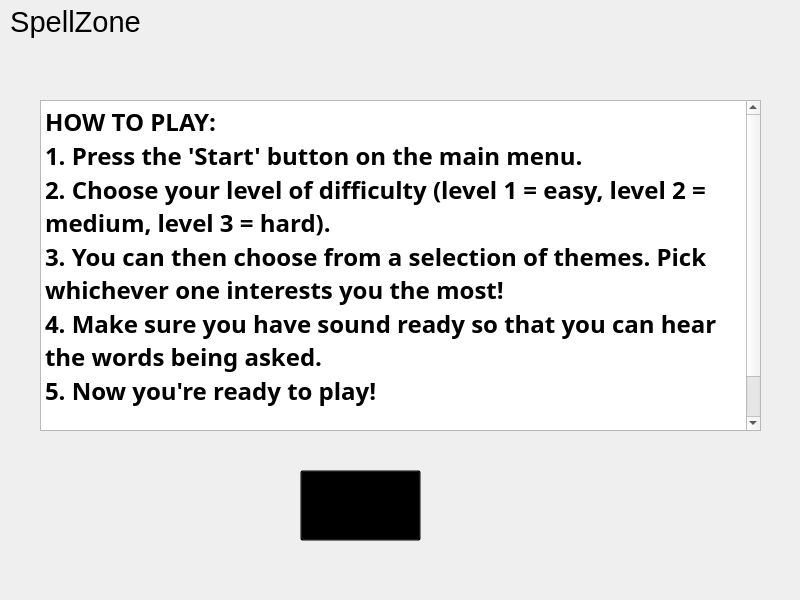
<?xml version="1.0" encoding="UTF-8"?>
<ui version="4.0">
 <class>helpWindow</class>
 <widget class="QWidget" name="helpWindow">
  <property name="geometry">
   <rect>
    <x>0</x>
    <y>0</y>
    <width>800</width>
    <height>600</height>
   </rect>
  </property>
  <property name="minimumSize">
   <size>
    <width>800</width>
    <height>600</height>
   </size>
  </property>
  <property name="maximumSize">
   <size>
    <width>800</width>
    <height>600</height>
   </size>
  </property>
  <property name="windowTitle">
   <string>Form</string>
  </property>
  <property name="styleSheet">
   <string notr="true">background-image: url(:/allStuff/colourful.jpg);</string>
  </property>
  <widget class="QTextEdit" name="helpSpellZone">
   <property name="geometry">
    <rect>
     <x>40</x>
     <y>100</y>
     <width>721</width>
     <height>331</height>
    </rect>
   </property>
   <property name="font">
    <font>
     <family>Modern No. 20</family>
     <weight>50</weight>
     <italic>false</italic>
     <bold>false</bold>
     <underline>false</underline>
     <strikeout>false</strikeout>
    </font>
   </property>
   <property name="html">
    <string>&lt;!DOCTYPE HTML PUBLIC &quot;-//W3C//DTD HTML 4.0//EN&quot; &quot;http://www.w3.org/TR/REC-html40/strict.dtd&quot;&gt;
&lt;html&gt;&lt;head&gt;&lt;meta name=&quot;qrichtext&quot; content=&quot;1&quot; /&gt;&lt;style type=&quot;text/css&quot;&gt;
p, li { white-space: pre-wrap; }
&lt;/style&gt;&lt;/head&gt;&lt;body style=&quot; font-family:'Modern No. 20'; font-size:8.25pt; font-weight:400; font-style:normal;&quot;&gt;
&lt;p style=&quot; margin-top:0px; margin-bottom:0px; margin-left:0px; margin-right:0px; -qt-block-indent:0; text-indent:0px;&quot;&gt;&lt;span style=&quot; font-family:'MS Shell Dlg 2'; font-size:18pt; font-weight:600;&quot;&gt;HOW TO PLAY:&lt;/span&gt;&lt;/p&gt;
&lt;p style=&quot; margin-top:0px; margin-bottom:0px; margin-left:0px; margin-right:0px; -qt-block-indent:0; text-indent:0px;&quot;&gt;&lt;span style=&quot; font-family:'MS Shell Dlg 2'; font-size:18pt; font-weight:600;&quot;&gt;1. Press the 'Start' button on the main menu.&lt;/span&gt;&lt;/p&gt;
&lt;p style=&quot; margin-top:0px; margin-bottom:0px; margin-left:0px; margin-right:0px; -qt-block-indent:0; text-indent:0px;&quot;&gt;&lt;span style=&quot; font-family:'MS Shell Dlg 2'; font-size:18pt; font-weight:600;&quot;&gt;2. Choose your level of difficulty (level 1 = easy, level 2 = medium, level 3 = hard).&lt;/span&gt;&lt;/p&gt;
&lt;p style=&quot; margin-top:0px; margin-bottom:0px; margin-left:0px; margin-right:0px; -qt-block-indent:0; text-indent:0px;&quot;&gt;&lt;span style=&quot; font-family:'MS Shell Dlg 2'; font-size:18pt; font-weight:600;&quot;&gt;3. You can then choose from a selection of themes. Pick whichever one interests you the most!&lt;/span&gt;&lt;/p&gt;
&lt;p style=&quot; margin-top:0px; margin-bottom:0px; margin-left:0px; margin-right:0px; -qt-block-indent:0; text-indent:0px;&quot;&gt;&lt;span style=&quot; font-family:'MS Shell Dlg 2'; font-size:18pt; font-weight:600;&quot;&gt;4. Make sure you have sound ready so that you can hear the words being asked.&lt;/span&gt;&lt;/p&gt;
&lt;p style=&quot; margin-top:0px; margin-bottom:0px; margin-left:0px; margin-right:0px; -qt-block-indent:0; text-indent:0px;&quot;&gt;&lt;span style=&quot; font-family:'MS Shell Dlg 2'; font-size:18pt; font-weight:600;&quot;&gt;5. Now you're ready to play!&lt;/span&gt;&lt;/p&gt;
&lt;p style=&quot;-qt-paragraph-type:empty; margin-top:0px; margin-bottom:0px; margin-left:0px; margin-right:0px; -qt-block-indent:0; text-indent:0px; font-family:'MS Shell Dlg 2'; font-size:18pt; font-weight:600;&quot;&gt;&lt;br /&gt;&lt;/p&gt;
&lt;p style=&quot; margin-top:0px; margin-bottom:0px; margin-left:0px; margin-right:0px; -qt-block-indent:0; text-indent:0px;&quot;&gt;&lt;span style=&quot; font-family:'MS Shell Dlg 2'; font-size:18pt; font-weight:600;&quot;&gt;Press 'back' at any time if you wish to start over.&lt;/span&gt;&lt;/p&gt;&lt;/body&gt;&lt;/html&gt;</string>
   </property>
   <property name="textInteractionFlags">
    <set>Qt::TextSelectableByMouse</set>
   </property>
  </widget>
  <widget class="QPushButton" name="backButtonHelp">
   <property name="geometry">
    <rect>
     <x>300</x>
     <y>470</y>
     <width>121</width>
     <height>71</height>
    </rect>
   </property>
   <property name="palette">
    <palette>
     <active>
      <colorrole role="Button">
       <brush brushstyle="SolidPattern">
        <color alpha="0">
         <red>0</red>
         <green>0</green>
         <blue>0</blue>
        </color>
       </brush>
      </colorrole>
      <colorrole role="ButtonText">
       <brush brushstyle="SolidPattern">
        <color alpha="255">
         <red>0</red>
         <green>0</green>
         <blue>0</blue>
        </color>
       </brush>
      </colorrole>
      <colorrole role="Base">
       <brush brushstyle="SolidPattern">
        <color alpha="0">
         <red>0</red>
         <green>0</green>
         <blue>0</blue>
        </color>
       </brush>
      </colorrole>
      <colorrole role="Window">
       <brush brushstyle="SolidPattern">
        <color alpha="0">
         <red>0</red>
         <green>0</green>
         <blue>0</blue>
        </color>
       </brush>
      </colorrole>
     </active>
     <inactive>
      <colorrole role="Button">
       <brush brushstyle="SolidPattern">
        <color alpha="0">
         <red>0</red>
         <green>0</green>
         <blue>0</blue>
        </color>
       </brush>
      </colorrole>
      <colorrole role="ButtonText">
       <brush brushstyle="SolidPattern">
        <color alpha="255">
         <red>0</red>
         <green>0</green>
         <blue>0</blue>
        </color>
       </brush>
      </colorrole>
      <colorrole role="Base">
       <brush brushstyle="SolidPattern">
        <color alpha="0">
         <red>0</red>
         <green>0</green>
         <blue>0</blue>
        </color>
       </brush>
      </colorrole>
      <colorrole role="Window">
       <brush brushstyle="SolidPattern">
        <color alpha="0">
         <red>0</red>
         <green>0</green>
         <blue>0</blue>
        </color>
       </brush>
      </colorrole>
     </inactive>
     <disabled>
      <colorrole role="Button">
       <brush brushstyle="SolidPattern">
        <color alpha="0">
         <red>0</red>
         <green>0</green>
         <blue>0</blue>
        </color>
       </brush>
      </colorrole>
      <colorrole role="ButtonText">
       <brush brushstyle="SolidPattern">
        <color alpha="255">
         <red>120</red>
         <green>120</green>
         <blue>120</blue>
        </color>
       </brush>
      </colorrole>
      <colorrole role="Base">
       <brush brushstyle="SolidPattern">
        <color alpha="0">
         <red>0</red>
         <green>0</green>
         <blue>0</blue>
        </color>
       </brush>
      </colorrole>
      <colorrole role="Window">
       <brush brushstyle="SolidPattern">
        <color alpha="0">
         <red>0</red>
         <green>0</green>
         <blue>0</blue>
        </color>
       </brush>
      </colorrole>
     </disabled>
    </palette>
   </property>
   <property name="font">
    <font>
     <family>Forte</family>
     <pointsize>25</pointsize>
    </font>
   </property>
   <property name="cursor">
    <cursorShape>PointingHandCursor</cursorShape>
   </property>
   <property name="autoFillBackground">
    <bool>false</bool>
   </property>
   <property name="styleSheet">
    <string notr="true"/>
   </property>
   <property name="text">
    <string>Back</string>
   </property>
  </widget>
  <widget class="QTextEdit" name="helpTitle">
   <property name="enabled">
    <bool>true</bool>
   </property>
   <property name="geometry">
    <rect>
     <x>0</x>
     <y>0</y>
     <width>151</width>
     <height>51</height>
    </rect>
   </property>
   <property name="palette">
    <palette>
     <active>
      <colorrole role="WindowText">
       <brush brushstyle="SolidPattern">
        <color alpha="255">
         <red>0</red>
         <green>255</green>
         <blue>255</blue>
        </color>
       </brush>
      </colorrole>
      <colorrole role="Button">
       <brush brushstyle="SolidPattern">
        <color alpha="0">
         <red>0</red>
         <green>0</green>
         <blue>0</blue>
        </color>
       </brush>
      </colorrole>
      <colorrole role="Text">
       <brush brushstyle="SolidPattern">
        <color alpha="255">
         <red>0</red>
         <green>0</green>
         <blue>0</blue>
        </color>
       </brush>
      </colorrole>
      <colorrole role="ButtonText">
       <brush brushstyle="SolidPattern">
        <color alpha="255">
         <red>255</red>
         <green>255</green>
         <blue>255</blue>
        </color>
       </brush>
      </colorrole>
      <colorrole role="Base">
       <brush brushstyle="NoBrush">
        <color alpha="255">
         <red>0</red>
         <green>0</green>
         <blue>0</blue>
        </color>
       </brush>
      </colorrole>
      <colorrole role="Window">
       <brush brushstyle="SolidPattern">
        <color alpha="0">
         <red>0</red>
         <green>0</green>
         <blue>0</blue>
        </color>
       </brush>
      </colorrole>
     </active>
     <inactive>
      <colorrole role="WindowText">
       <brush brushstyle="SolidPattern">
        <color alpha="255">
         <red>0</red>
         <green>255</green>
         <blue>255</blue>
        </color>
       </brush>
      </colorrole>
      <colorrole role="Button">
       <brush brushstyle="SolidPattern">
        <color alpha="0">
         <red>0</red>
         <green>0</green>
         <blue>0</blue>
        </color>
       </brush>
      </colorrole>
      <colorrole role="Text">
       <brush brushstyle="SolidPattern">
        <color alpha="255">
         <red>0</red>
         <green>0</green>
         <blue>0</blue>
        </color>
       </brush>
      </colorrole>
      <colorrole role="ButtonText">
       <brush brushstyle="SolidPattern">
        <color alpha="255">
         <red>255</red>
         <green>255</green>
         <blue>255</blue>
        </color>
       </brush>
      </colorrole>
      <colorrole role="Base">
       <brush brushstyle="NoBrush">
        <color alpha="255">
         <red>0</red>
         <green>0</green>
         <blue>0</blue>
        </color>
       </brush>
      </colorrole>
      <colorrole role="Window">
       <brush brushstyle="SolidPattern">
        <color alpha="0">
         <red>0</red>
         <green>0</green>
         <blue>0</blue>
        </color>
       </brush>
      </colorrole>
     </inactive>
     <disabled>
      <colorrole role="WindowText">
       <brush brushstyle="SolidPattern">
        <color alpha="255">
         <red>120</red>
         <green>120</green>
         <blue>120</blue>
        </color>
       </brush>
      </colorrole>
      <colorrole role="Button">
       <brush brushstyle="SolidPattern">
        <color alpha="0">
         <red>0</red>
         <green>0</green>
         <blue>0</blue>
        </color>
       </brush>
      </colorrole>
      <colorrole role="Text">
       <brush brushstyle="SolidPattern">
        <color alpha="255">
         <red>120</red>
         <green>120</green>
         <blue>120</blue>
        </color>
       </brush>
      </colorrole>
      <colorrole role="ButtonText">
       <brush brushstyle="SolidPattern">
        <color alpha="255">
         <red>120</red>
         <green>120</green>
         <blue>120</blue>
        </color>
       </brush>
      </colorrole>
      <colorrole role="Base">
       <brush brushstyle="NoBrush">
        <color alpha="255">
         <red>0</red>
         <green>0</green>
         <blue>0</blue>
        </color>
       </brush>
      </colorrole>
      <colorrole role="Window">
       <brush brushstyle="SolidPattern">
        <color alpha="0">
         <red>0</red>
         <green>0</green>
         <blue>0</blue>
        </color>
       </brush>
      </colorrole>
     </disabled>
    </palette>
   </property>
   <property name="styleSheet">
    <string notr="true">QTextEdit{background: transparent; border: 0};
font: 75 48pt &quot;MS Shell Dlg 2&quot;;
color: rgb(85, 170, 255);</string>
   </property>
   <property name="html">
    <string>&lt;!DOCTYPE HTML PUBLIC &quot;-//W3C//DTD HTML 4.0//EN&quot; &quot;http://www.w3.org/TR/REC-html40/strict.dtd&quot;&gt;
&lt;html&gt;&lt;head&gt;&lt;meta name=&quot;qrichtext&quot; content=&quot;1&quot; /&gt;&lt;style type=&quot;text/css&quot;&gt;
p, li { white-space: pre-wrap; }
&lt;/style&gt;&lt;/head&gt;&lt;body style=&quot; font-family:'MS Shell Dlg 2'; font-size:8.25pt; font-weight:400; font-style:normal;&quot;&gt;
&lt;p align=&quot;center&quot; style=&quot; margin-top:0px; margin-bottom:0px; margin-left:0px; margin-right:0px; -qt-block-indent:0; text-indent:0px;&quot;&gt;&lt;span style=&quot; font-size:22pt; font-weight:72;&quot;&gt;SpellZone&lt;/span&gt;&lt;/p&gt;&lt;/body&gt;&lt;/html&gt;</string>
   </property>
   <property name="textInteractionFlags">
    <set>Qt::TextSelectableByMouse</set>
   </property>
  </widget>
 </widget>
 <resources>
  <include location="../../../../Pictures/pictures.qrc"/>
 </resources>
 <connections/>
</ui>
